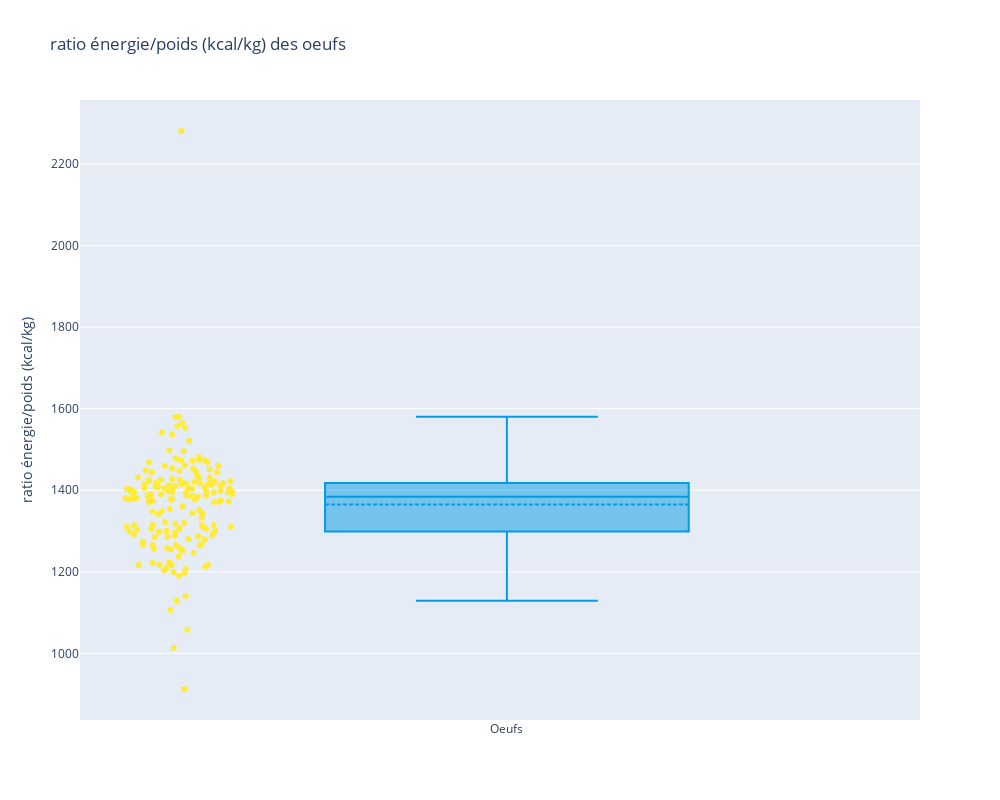

Notebook code for this chart:
### Code cell
# Création des labels et des valeurs
df=df_cal_g[(df_cal_g['Produit']=='Oeufs')]
label_px = {'x':"produit", 'name':"ratio énergie/poid (kcal/kg)"}

# Création du graphique
fig = go.Figure()
fig.add_trace(go.Box(
    x=df['Produit'],
    y=df['cal_g'],
    name='ratio énergie/poid (kcal/kg)',
    marker_color='rgb(255,235,56)',
    jitter=0.3,
    pointpos=-1.8,
    boxpoints='all', 
    line_color='rgb(3,155,229)',
    boxmean=True
))
fig.update_layout(title_text="ratio énergie/poids (kcal/kg) des oeufs",
                  yaxis_title='ratio énergie/poids (kcal/kg)',)

# Mise à l'échel et affichage du graphique
fig.update_layout(
    autosize=False,
    width=1000,
    height=800
)
fig.show()

### Figure 1 — Plotly figure (JSON) as saved in the notebook; plotly's stock layout.template omitted (floating-point values rounded to 4 significant figures; data arrays with more than 128 entries replaced by an {"elided": "..."} marker saying what was removed)
{"data": [{"boxmean": true, "boxpoints": "all", "jitter": 0.3, "line": {"color": "rgb(3,155,229)"}, "marker": {"color": "rgb(255,235,56)"}, "name": "ratio énergie/poid (kcal/kg)", "pointpos": -1.8, "type": "box", "x": {"elided": "174 str values"}, "y": {"elided": "174 float values"}}], "layout": {"autosize": false, "height": 800, "title": {"text": "ratio énergie/poids (kcal/kg) des oeufs"}, "width": 1000, "yaxis": {"title": {"text": "ratio énergie/poids (kcal/kg)"}}}}
